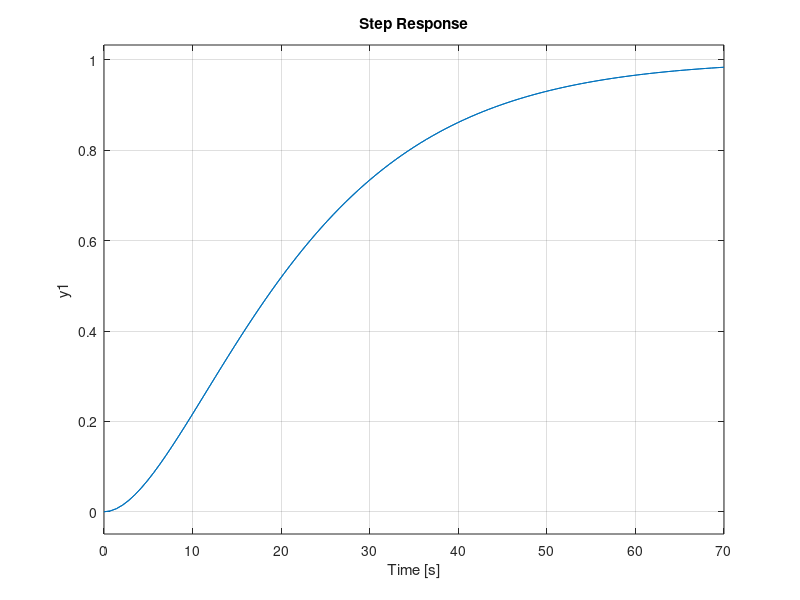

The MATLAB script that drew this image:
clear 
close all
clc

K = 5, T = 15, Tm = 23 

% Plant
G = tf(K, [T 1])

% Reference output
Gm = tf([1], [Tm^2/4 Tm 1])
step(Gm)
hold on

% I-PD controller designing
Ki = 4*T/(Tm^2*K)
Kp = (Tm*K*Ki - 1)/K
Kd = 0

Cpd = tf([Kd Kp], 1)
V = feedback(G, Cpd, -1)

Ci = tf([Ki], [1 0])
W = feedback(Ci*V, 1, -1)
step(W)
grid on

